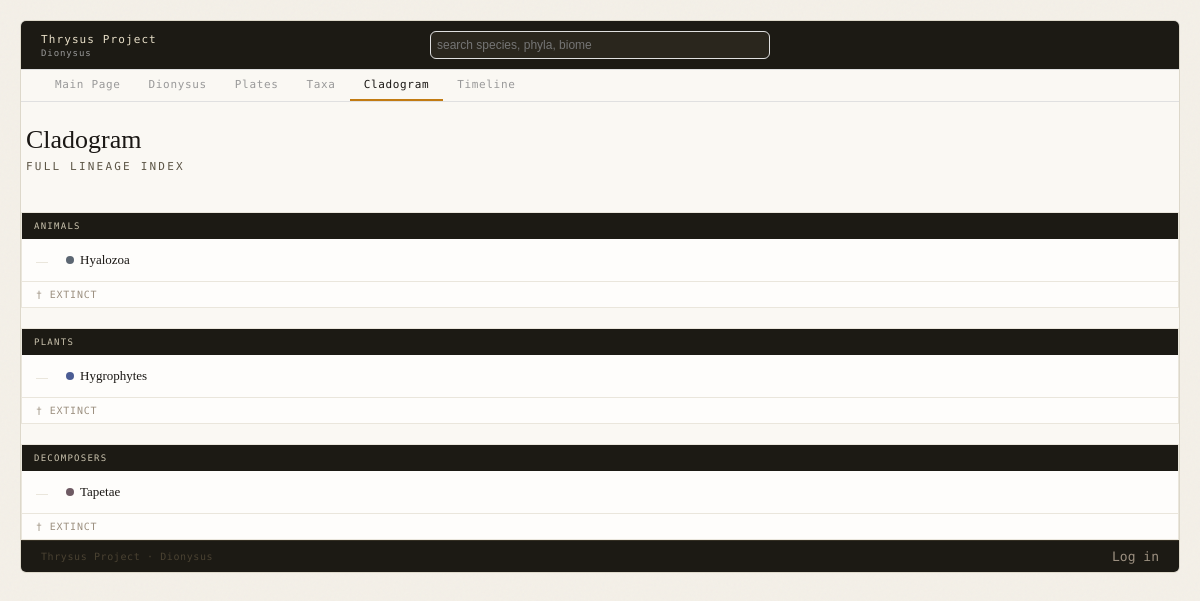
Page /cladogram.php on the earlier database version.
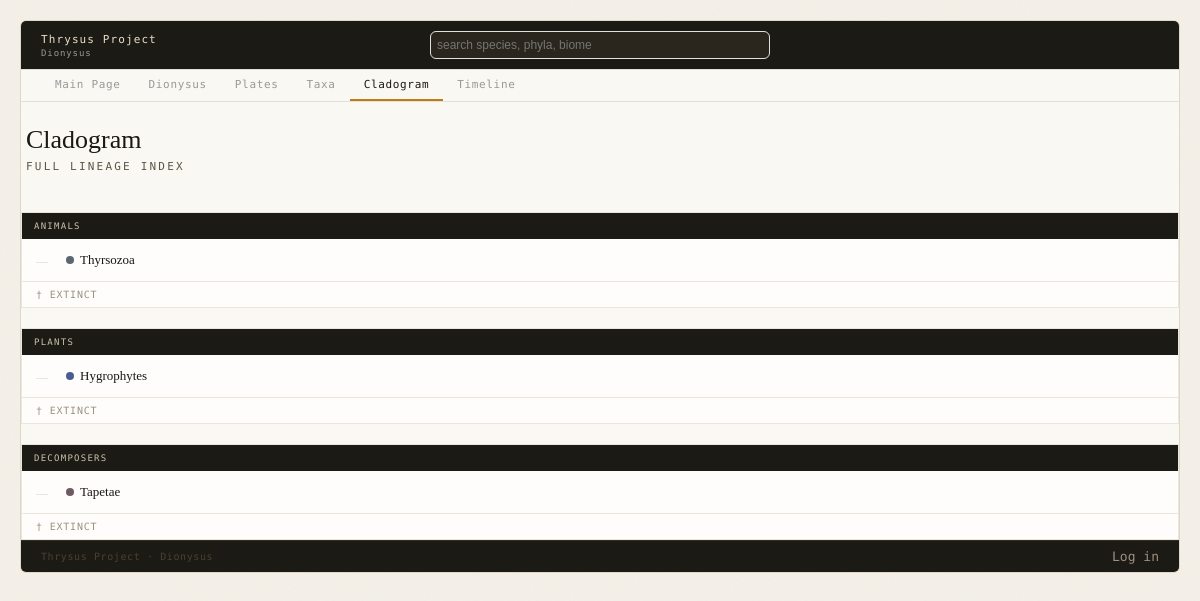
Same page on the later database version.
### tables this page shows
CREATE TABLE `taxa` (
  `id` int(11) NOT NULL AUTO_INCREMENT,
  `parent_taxon_id` int(11) DEFAULT NULL,
  `name` varchar(100) NOT NULL,
  `rank` varchar(55) DEFAULT NULL,
  `description` text DEFAULT NULL,
  `colour_hex` varchar(7) DEFAULT NULL,
  `body_plan` text DEFAULT NULL,
  `appearance` text DEFAULT NULL,
  `behaviour` text DEFAULT NULL,
  `habitat_and_distribution` text DEFAULT NULL,
  `evolutionary_history` text DEFAULT NULL,
  `status` enum('extant','extinct') DEFAULT 'extant',
  `first_described` date DEFAULT NULL,
  `lead` varchar(100) DEFAULT NULL,
  `last_edited` date DEFAULT NULL,
  `category` enum('fauna','flora','tapetae') DEFAULT 'fauna',
  `image` varchar(255) DEFAULT NULL,
  PRIMARY KEY (`id`),
  KEY `parent_taxon_id` (`parent_taxon_id`),
  CONSTRAINT `taxa_ibfk_1` FOREIGN KEY (`parent_taxon_id`) REFERENCES `taxa` (`id`)
);

### cladogram-render.php (the view, shortened to what this page needs)
<?php
function render_cladogram($db_connect, $category, $heading = 'Cladogram')
{
    $all_taxa = $db_connect->execute_query("SELECT * FROM taxa WHERE category = ?", [$category])->fetch_all(MYSQLI_ASSOC);
    $children = [];
    foreach ($all_taxa as $t) {
        $pid = $t['parent_taxon_id'] ?? 'root';
        $children[$pid][] = $t;
    }
    $spp = [];
    $roots = $children['root'] ?? [];
    echo "<div class='clado-panel'>";
    echo "<div class='clado-panel-header'>" . htmlspecialchars($heading) . "</div>";
    if (empty($roots)) {
        echo "<div class='clado-empty'>No lineages catalogued yet.</div>";
    } else {
        echo "<ul class='clado-tree'>";
        foreach ($roots as $root) {
            render_clado_node($root, $children, $spp, '#c9bfa8');
        }
        echo "</ul>";
    }
    echo "<div class='clado-key'>&dagger; extinct</div>";
    echo "</div>";
}
function render_clado_node($taxon, $children, $spp, $inherited_colour)
{
    $id = $taxon['id'];
    $colour = $taxon['colour_hex'] ?: $inherited_colour;
    $kid_taxa = $children[$id] ?? [];
    $kid_species = $spp[$id] ?? [];
    $has_descendants = !empty($kid_taxa) || !empty($kid_species);
    echo "<li class='clado-node" . ($has_descendants ? "" : " clado-tip") . "'>";
    echo "<a class='clado-row' href='entry.php?id=" . $id . "'>";
    echo "<span class='clado-dot' style='background:" . htmlspecialchars($colour) . ";'></span>";
    echo "<span class='clado-name'>" . htmlspecialchars($taxon['name']) . "</span>";
    echo "</a>";
    echo "</li>";
}

### cladogram.php (shortened to what this page needs)
<?php
include 'header.php';
include 'db_config.php';
include 'cladogram-render.php';
?>
<div class="fauna-head">
    <div class="fauna-title">Cladogram</div>
    <div class="fauna-sub">Full Lineage Index</div>
</div>
<?php
foreach (KINGDOM_GLOSS as $category => $gloss) {
    render_cladogram($db_connect, $category, $gloss);
}
include 'footer.php';
?>

Differences in the rows shown:
changed taxa: name "Hyalozoa" → "Thyrsozoa"
